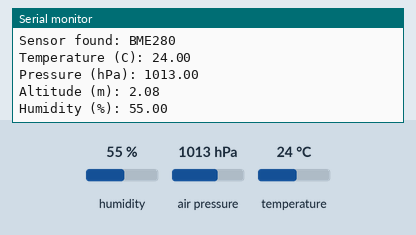
This sketch was run on a simulated Raspberry Pi Pico W. Parts: the last lines printed to the serial monitor. The inputs (shaded band) are chosen by the test bench; at power-on: humidity 55 %, air pressure 1013 hPa, temperature 24 °C.

Above: at 1.2 s.
1.3 s: humidity set to 22 %
At 2.6 s:
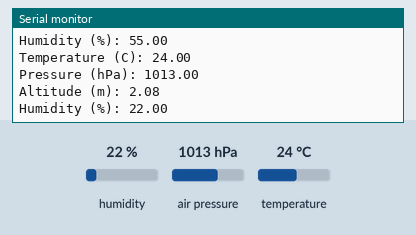
2.8 s: air pressure set to 952 hPa
At 4.2 s:
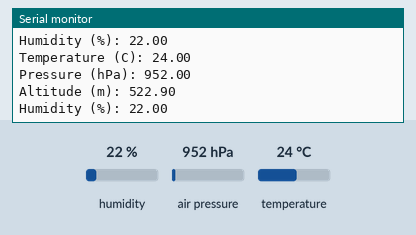

The sketch:

readBMEP280.ino
```cpp
#include <Wire.h>
#include <Adafruit_Sensor.h>
#include <Adafruit_BME280.h>

#define SDA_PIN 4 // Pico 2 W I2C0 default SDA
#define SCL_PIN 5 // Pico 2 W I2C0 default SCL

#define SEALEVEL_HPA 1013.25 // Adjust to your local sea-level pressure for accurate altitude

Adafruit_BME280 bme;
bool hasHumidity = false;

void setup()
{
    Serial.begin(115200);
    while (!Serial)
        delay(10);

    Wire.setSDA(SDA_PIN);
    Wire.setSCL(SCL_PIN);
    Wire.begin();

    // GY-BMEP280 boards ship at I2C address 0x76 or 0x77 depending on the SDO pin
    if (!bme.begin(0x76) && !bme.begin(0x77))
    {
        Serial.println("Could not find a BME280/BMP280 sensor. Check wiring and I2C address.");
        while (true)
            delay(1000);
    }

    // The library reports 0x60 for BME280 and 0x58 for BMP280 (no humidity sensor)
    hasHumidity = (bme.sensorID() == 0x60);
    Serial.print("Sensor found: ");
    Serial.println(hasHumidity ? "BME280" : "BMP280");
}

void loop()
{
    Serial.print("Temperature (C): ");
    Serial.println(bme.readTemperature());

    Serial.print("Pressure (hPa): ");
    Serial.println(bme.readPressure() / 100.0F);

    Serial.print("Altitude (m): ");
    Serial.println(bme.readAltitude(SEALEVEL_HPA));

    if (hasHumidity)
    {
        Serial.print("Humidity (%): ");
        Serial.println(bme.readHumidity());
    }

    Serial.println();
    delay(2000);
}
```

Measured:
- after the input at 1.3 s, the serial monitor: prints a new line after 0.71 s (image 1)
- after the input at 2.8 s, the serial monitor: prints a new line after 1.2 s (image 2)
